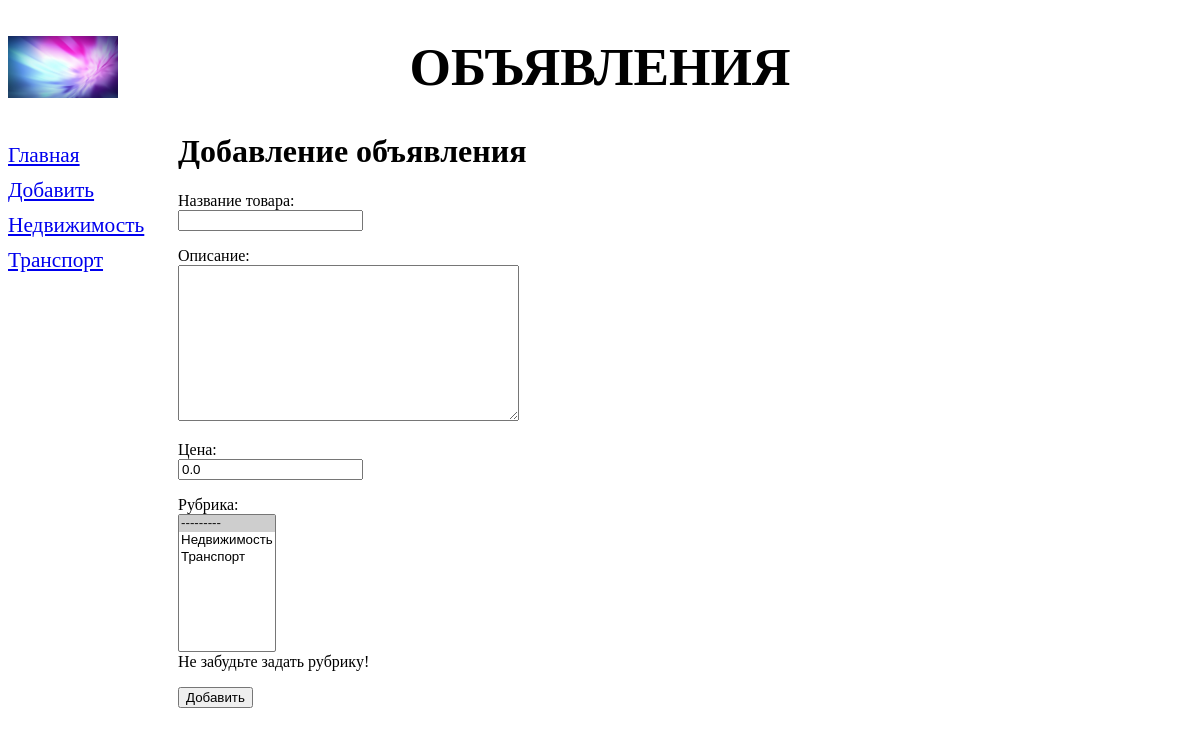
Before: /bboard/add/ with the older database file.
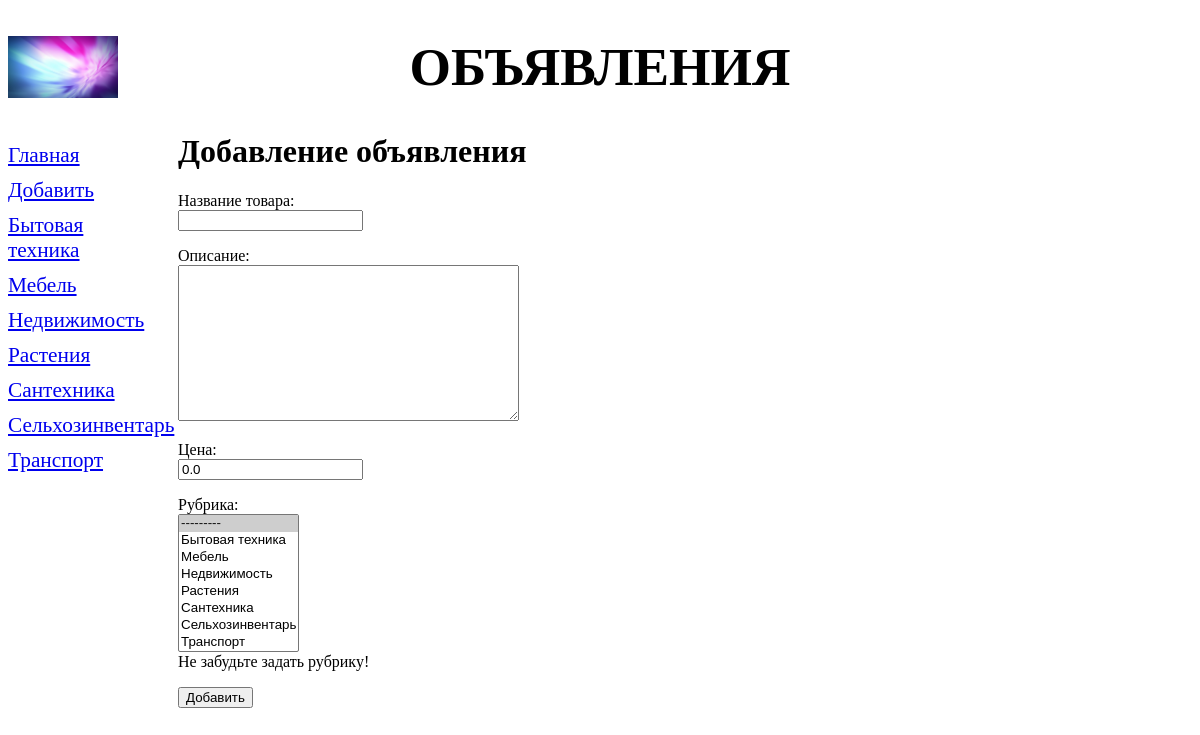
After: the same page with the newer database file.
### bboard/models.py (models this page shows)
class Rubric(models.Model):
    name = models.CharField(max_length=20, db_index=True,verbose_name='Название')
    order = models.SmallIntegerField(default=0, db_index=True)
    def __str__(self):
        return self.name
    class Meta:
        verbose_name_plural='Рубрики'
        verbose_name='Рубрика'
        ordering=['order','name']

### bboard/views.py (the view, shortened to what this page needs)
# urls.py: path('add/', BbAddView.as_view(), name='add'),
class BbAddView(FormView):
    template_name = 'bboard/create.html'
    form_class = BbForm
    initial = {'price': 0.0}
    def get_context_data(self, *args, **kwargs):
        context = super().get_context_data(*args, **kwargs)
        context['rubrics'] = Rubric.objects.all()
        return context
    def get_form(self, form_class=None):
        self.object = super().get_form(form_class)
        return self.object

### bboard/forms.py
class BbForm(forms.ModelForm):
    title = forms.CharField(label='Название товара')
    content = forms.CharField(label='Описание',
            widget=forms.widgets.Textarea())
    price = forms.DecimalField(label= 'Цена', decimal_places=2)
    rubric = forms.ModelChoiceField(queryset=Rubric.objects.all(),
            label='Рубрика', help_text='Не забудьте задать рубрику!',
            widget=forms.widgets.Select(attrs={'size':8}))
    class Meta:
        model = Bb
        fields=('title','content', 'price', 'rubric')

### bboard/templates/bboard/create.html (shortened to what this page needs)
{% extends "layout/basic.html"%}
{% block content %}
<h1>Добавление объявления</h1>
<form method="POST">
    {% for field in form.visible_fields %}
        <p>{{ field.label_tag }}<br>{{ field }}<br>
            {{field.help_text}}
        </p>
    {% endfor %}
    <p><input type="submit" value="Добавить"></p>
</form>
{% endblock %}

### bboard/templates/layout/basic.html (shortened to what this page needs)
{% load static %}
<!DOCTYPE html>
<html>
    <head>
        <link rel="stylesheet" type="text/css" href="{% static 'bboard/style.css' %}">
    </head>
    <body>
        <header>
            <h1>Объявления</h1>
        </header>
        <nav>
            <a href="{% url 'index' %}">Главная</a>
            <a href="{% url 'add' %}">Добавить</a>
            {% for rubric in rubrics %}
            <a href="{% url 'by_rubric' rubric.pk %}">{{ rubric.name }}</a>
            {% endfor %}
        </nav>
        <div class="a">
            {% block content %}
            {% endblock %}
        </div>
    </body>
</html>

Changed rows visible on the page:
added Rubric: name "Бытовая техника"
added Rubric: name "Мебель"
added Rubric: name "Растения"
added Rubric: name "Сантехника"
added Rubric: name "Сельхозинвентарь"
Other visible differences:
form field rubric: "--------- ☑ / Недвижимость / Транспорт" → "--------- ☑ / Бытовая техника / Мебель / Недвижимость / Растения / Сантехника / Сельхозинвентарь / Транспорт"
